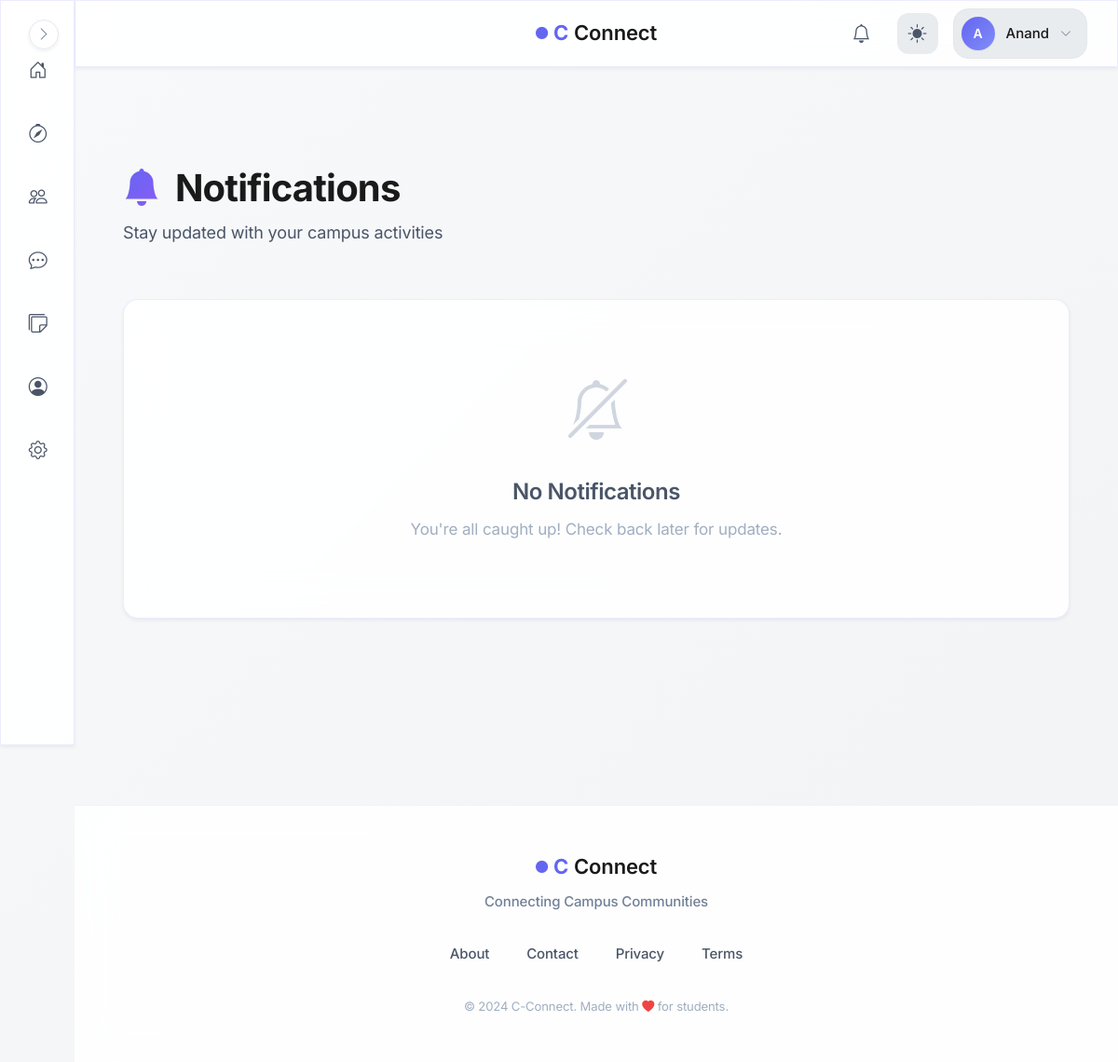
Page /notifications_list (signed in) on the earlier database version.
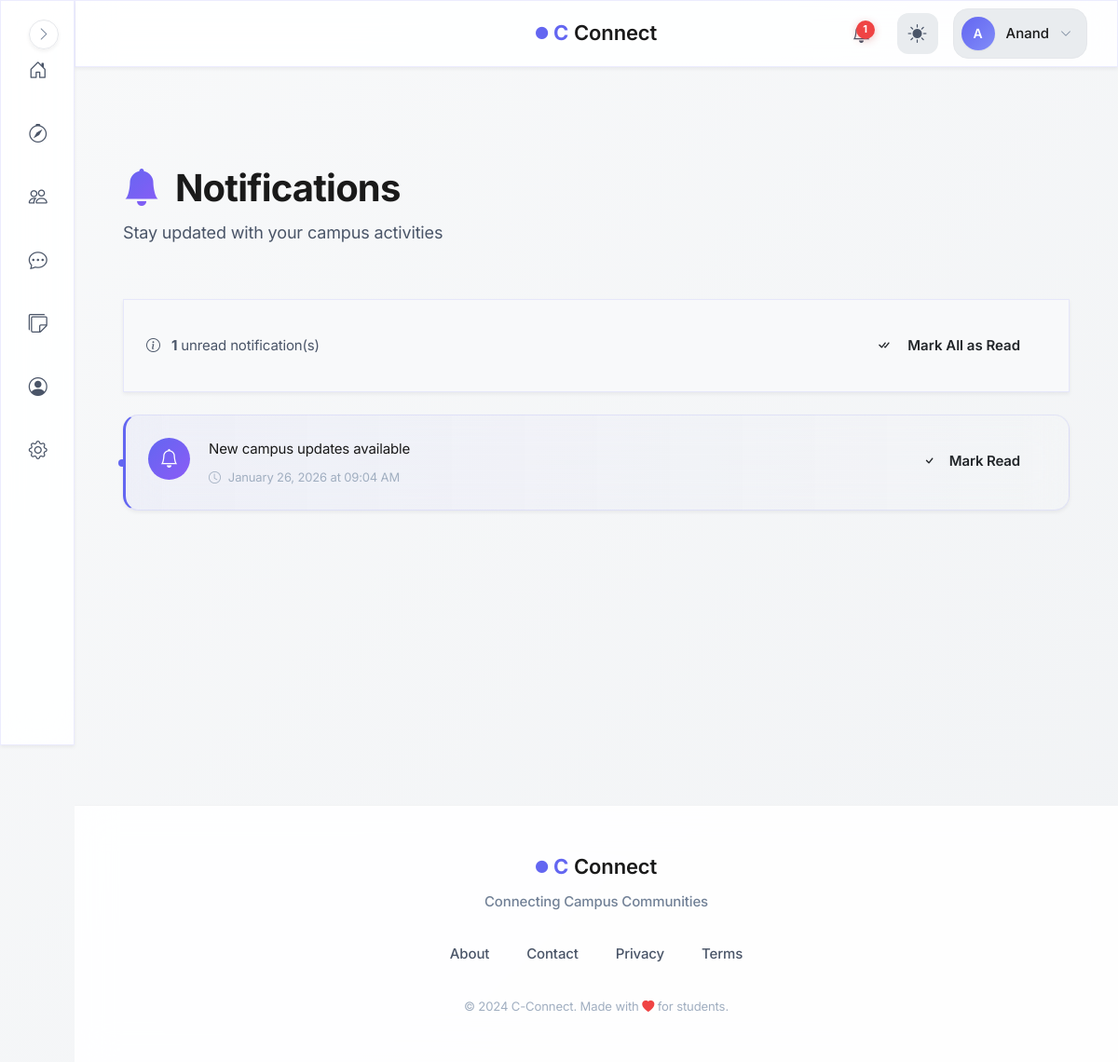
Same page on the later database version.
### models.py (models this page shows)
class Notification(db.Model):
    id = db.Column(db.Integer, primary_key=True, autoincrement=True)
    user_id = db.Column(db.Integer, db.ForeignKey('user.id'), nullable=False)
    sender_id = db.Column(db.Integer, db.ForeignKey('user.id'), nullable=True)
    type = db.Column(db.String(30), nullable=False, default='general')
    ref_id = db.Column(db.Integer, nullable=True, index=True)  # ID of post/connection/etc
    message = db.Column(db.String(255), nullable=False)
    is_read = db.Column(db.Boolean, default=False)
    created_at = db.Column(db.DateTime, default=db.func.now())
    user = db.relationship('User', foreign_keys=[user_id], backref='notifications')
    sender = db.relationship('User', foreign_keys=[sender_id])

### blueprints/notifications/routes.py (the view)
@notifications.route('/notifications_list')
@login_required
def notifications_list():
    notifs = Notification.query.filter_by(user_id=current_user.id) \
                .order_by(Notification.created_at.desc()) \
                .all()
    return render_template('notifications/notif_list.html', notifs=notifs)

### blueprints/auth/__init__.py (called while the page is built)
@login_manager.user_loader
def load_user(user_id):
    from models import User  # Importing User model for querying  (import here to avoid circular imports)
    return User.query.get(int(user_id))

@auth.after_app_request
def add_header(response):
    if current_user.is_authenticated and request.blueprint == 'auth':
        response.headers['Cache-Control'] = 'no-store, no-cache, must-revalidate, post-check=0, pre-check=0, max-age=0'
        response.headers['Pragma'] = 'no-cache'
        response.headers['Expires'] = '-1'
    return response

### factory_helpers.py (called while the page is built, shortened)
def to_ist(utc_dt):
    ist = pytz.timezone('Asia/Kolkata')
    return utc_dt.replace(tzinfo=pytz.utc).astimezone(ist)

def register_profilevisit_cleanup(app):
    last_cleanup = {'t': 0}
    @app.before_request
    def cleanup_visits():
        now = time.time()
        if now - last_cleanup['t'] < 3600:  # run once every hour
            return

### blueprints/notifications/templates/notifications/notif_list.html (shortened to what this page needs)
{% extends "base.html" %}
{% block body %}
<div class="container py-4">
    <div class="notifications-header animate-on-scroll">
        <h1 class="notifications-title">
            <i class="bi bi-bell-fill me-2" style="background: linear-gradient(135deg, var(--primary-color), var(--accent-color)); -webkit-background-clip: text; -webkit-text-fill-color: transparent;"></i>
            Notifications
        </h1>
        <p class="notifications-subtitle">Stay updated with your campus activities</p>
    </div>
    {% if notifs %}
    <div class="notifications-actions glass-card animate-on-scroll">
        <div class="notif-stats">
            <i class="bi bi-info-circle me-2"></i>
            <strong>{{ notifs | selectattr("is_read", "equalto", False) | list | length }}</strong> unread notification(s)
        </div>
        <form method="POST" action="{{ url_for('notifications.mark_all_read') }}">
            <button class="btn btn-primary-custom btn-sm">
                <i class="bi bi-check-all me-2"></i>Mark All as Read
            </button>
        </form>
    </div>
    {% endif %}
    <div class="notifications-list">
        {% if notifs %}
            {% for n in notifs %}
            <div class="notif-item glass-card animate-on-scroll {{ '' if n.is_read else 'unread' }}">
                <div class="notif-content">
                    <div class="notif-icon">
                        <i class="bi bi-{{ 'person-plus' if 'connection' in n.message.lower() else 'bell' }}"></i>
                    </div>
                    <div class="notif-body">
                        <div class="notif-message">{{ n.message }}</div>
                        <div class="notif-time">
                            <i class="bi bi-clock"></i>
                            {{ to_ist(n.created_at).strftime('%B %d, %Y at %I:%M %p') }}
                        </div>
                    </div>
                    {% if not n.is_read %}
                    <div class="notif-actions">
                        <a href="{{ url_for('notifications.mark_read', notif_id=n.id) }}" class="btn btn-outline-custom btn-sm">
                            <i class="bi bi-check"></i>
                            <span class="d-none d-md-inline ms-1">Mark Read</span>
                        </a>
                    </div>
                    {% endif %}
                </div>
            </div>
            {% endfor %}
        {% else %}
            <div class="glass-card empty-state animate-on-scroll">
                <div class="empty-icon">
                    <i class="bi bi-bell-slash"></i>
                </div>
                <h2 class="empty-title">No Notifications</h2>
                <p class="empty-text">You're all caught up! Check back later for updates.</p>
            </div>
        {% endif %}
    </div>
</div>
{% endblock %}

### templates/base.html (shortened to what the changed rows need)
<!DOCTYPE html>
<html lang="en">
<head>
    <link rel="stylesheet" href="https://cdn.jsdelivr.net/npm/bootstrap-icons@1.11.1/font/bootstrap-icons.css">
    <link href="https://cdn.jsdelivr.net/npm/bootstrap@5.3.2/dist/css/bootstrap.min.css" rel="stylesheet">
    <link rel="stylesheet" href="{{ url_for('static', filename='css/global.css') }}">
</head>
<body>
    {% if current_user.is_authenticated %}
        <aside class="sidebar glass-effect" id="sidebar">
            <nav class="sidebar__nav">
                <a href="{{ url_for('main.dashboard') }}" class="sidebar__link" data-tooltip="Dashboard">
                    <div class="sidebar__link-icon">
                        <i class="bi bi-house-door"></i>
                    </div>
                </a>
                <a href="{{ url_for('main.search_page') }}" class="sidebar__link" data-tooltip="Discover">
                    <div class="sidebar__link-icon">
                        <i class="bi bi-compass"></i>
                    </div>
                </a>
                <a href="{{ url_for('connections.connections_home') }}" class="sidebar__link" data-tooltip="Connections">
                    <div class="sidebar__link-icon">
                        <i class="bi bi-people"></i>
                    </div>
                </a>
                <a href="{{ url_for('messages.inbox') }}" class="sidebar__link" data-tooltip="Messages">
                    <div class="sidebar__link-icon">
                        <i class="bi bi-chat-dots"></i>
                    </div>
                </a>
                <a href="/campus-board" class="sidebar__link" data-tooltip="Messages">
                    <div class="sidebar__link-icon">
                        <i class="bi bi-stickies"></i>
                    </div>
                </a>
                <a href="{{ url_for('auth.profile') }}" class="sidebar__link" data-tooltip="Profile">
                    <div class="sidebar__link-icon">
                        <i class="bi bi-person-circle"></i>
                    </div>
                </a>
                <a href="{{ url_for('main.settings') }}" class="sidebar__link" data-tooltip="Settings">
                    <div class="sidebar__link-icon">
                        <i class="bi bi-gear"></i>
                    </div>
                </a>
            </nav>
            <button class="sidebar__toggle" id="sidebarToggle" aria-label="Toggle sidebar">
                <i class="bi bi-chevron-right"></i>
            </button>
        </aside>
        <header class="topbar glass-effect">
            <div class="topbar__container">
                <div class="topbar__center">
                    <a href="{{ url_for('main.home') }}" class="topbar__brand">
                        <span class="brand-icon-small">
                            <i class="bi bi-circle-fill"></i>
                        </span>
                        <span class="brand-c">C</span>
                        <span class="brand-text">Connect</span>
                    </a>
                </div>
                <div class="topbar__actions">
                    <a href="{{ url_for('notifications.notifications_list') }}" class="topbar__icon-btn" aria-label="Notifications">
                        <i class="bi bi-bell"></i>
                        {% set unread = current_user.notifications | selectattr("is_read", "equalto", False) | list %}
                        {% if unread|length > 0 %}
                        <span class="topbar__badge">{{ unread|length }}</span>
                        {% endif %}
                    </a>
                    <button class="topbar__icon-btn topbar__theme-toggle" id="themeToggle" aria-label="Toggle theme">
                        <i class="bi bi-sun-fill" id="themeIcon"></i>
                    </button>
                    <div class="topbar__profile" id="profileDropdown">
                        <button class="topbar__profile-btn" aria-label="Profile menu">
                            <div class="topbar__avatar">
                                {{ current_user.username[0].upper() }}
                            </div>
                            <span class="topbar__username">{{ current_user.username }}</span>
                            <i class="bi bi-chevron-down topbar__profile-arrow"></i>
                        </button>
                    </div>
                </div>
            </div>
        </header>
    {% endif %}
    <main class="main-content">
        {% block body %}{% endblock %}
    </main>
</body>
</html>

Differences in the rows shown:
added Notification: message "New campus updates available", created_at "January 26, 2026 at 09:04 AM"
Other differences:
{{ unread|length }}: (not shown) → "1"
{{ notifs | selectattr("is_read", "equalto", False) | list | length }}: (not shown) → "1"
text no longer shown: "No Notifications You're all caught up! Check back later for updates."
text now shown: "unread notification(s) Mark All as Read"
